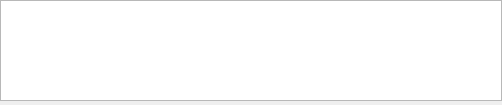
<?xml version="1.0" encoding="UTF-8"?>
<ui version="4.0">
 <class>Form</class>
 <widget class="QWidget" name="Form">
  <property name="geometry">
   <rect>
    <x>0</x>
    <y>0</y>
    <width>502</width>
    <height>105</height>
   </rect>
  </property>
  <property name="windowTitle">
   <string>Form</string>
  </property>
  <layout class="QVBoxLayout" name="verticalLayout">
   <property name="spacing">
    <number>0</number>
   </property>
   <property name="margin">
    <number>0</number>
   </property>
   <item>
    <widget class="QGraphicsView" name="graphicsView"/>
   </item>
   <item>
    <widget class="QWidget" name="buttons" native="true">
     <layout class="QHBoxLayout" name="horizontalLayout">
      <property name="spacing">
       <number>2</number>
      </property>
      <property name="margin">
       <number>2</number>
      </property>
     </layout>
    </widget>
   </item>
  </layout>
 </widget>
 <resources/>
 <connections/>
</ui>
